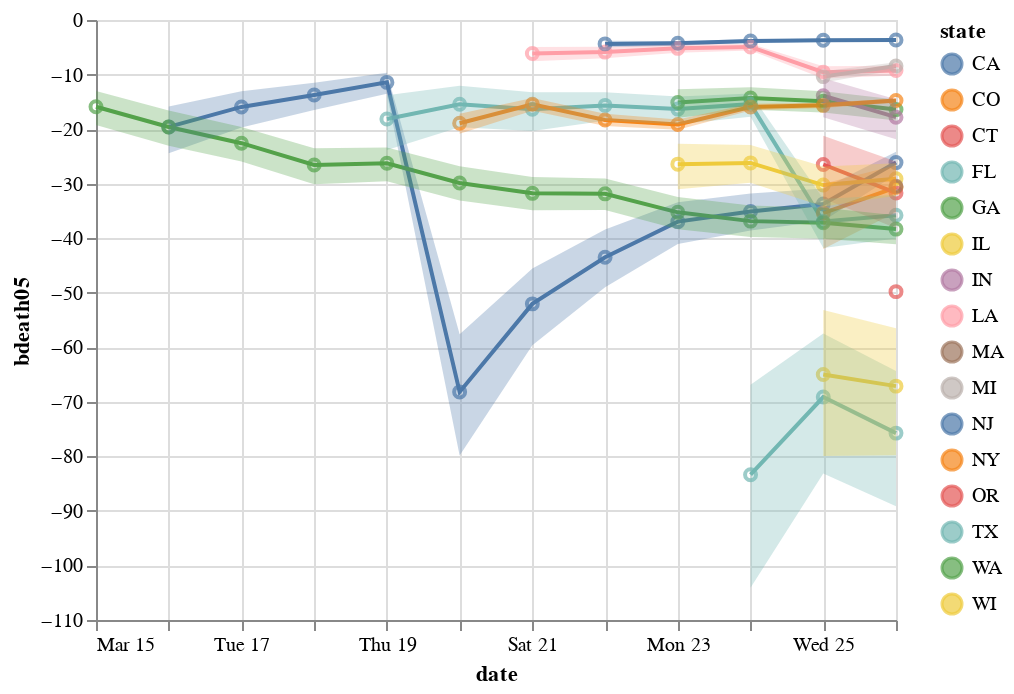

Write notebook code for a chart like this one.
### Code cell
color = 'state'
x = 'date'
# y = 'pdel50'
y = 'perc_delayed'

pdf = ddelayed

h = Chart(pdf).mark_line().encode(
    x=A.X(x, title=x),
    y=A.Y(y, title=y),
    color=color,
    tooltip=[color, x, y]
)

h2 = h.encode(y=c.prev_perc_delayed, tooltip=[color, x, y, c.prev_perc_delayed])
h2 = (h2 + h2.mark_point())

h3 = h.encode(y=c.pdel50, tooltip=[color, x, y, c.pdel50])
h3 = (h3 + h3.mark_point())

r1 = h3 + h.mark_errorband().encode(y='pdel05', y2='pdel95') | h2
r2 = (h + h.mark_point())

r3 = h.encode(y='bdeath50').pipe(add_point) + h.mark_errorband().encode(y='bdeath05', y2='bdeath95')
# bdeath05 	bdeath50 	bdeath95

r1 & r2
r3

### Figure 1 — Vega-Lite specification as saved in the notebook (floating-point values rounded to 4 significant figures)
{"$schema": "https://vega.github.io/schema/vega-lite/v3.4.0.json", "config": {"mark": {"tooltip": null}, "view": {"height": 300, "width": 400}}, "data": {"name": "data-d958033a5c292e39d4db7f045ac835f2"}, "datasets": {"data-d958033a5c292e39d4db7f045ac835f2": [{"bdeath05": -24.41, "bdeath50": -19.6, "bdeath95": -15.85, "date": "2020-03-16T00:00:00", "death": 6, "pdel05": 0.1628, "pdel50": 0.1802, "pdel95": 0.1981, "perc_delayed": 0.1807, "pos_delayed": 202, "positive": 335, "prev_perc_delayed": 0.1807, "state": "CA", "tot_delayed": 1118, "total": 8316}, {"bdeath05": -19.69, "bdeath50": -15.94, "bdeath95": -13.05, "date": "2020-03-17T00:00:00", "death": 11, "pdel05": 0.163, "pdel50": 0.1805, "pdel95": 0.1985, "perc_delayed": 0.1807, "pos_delayed": 202, "positive": 483, "prev_perc_delayed": 0.1807, "state": "CA", "tot_delayed": 1118, "total": 8464}, {"bdeath05": -16.49, "bdeath50": -13.77, "bdeath95": -11.5, "date": "2020-03-18T00:00:00", "death": 13, "pdel05": 0.1952, "pdel50": 0.2133, "pdel95": 0.2332, "perc_delayed": 0.2158, "pos_delayed": 252, "positive": 611, "prev_perc_delayed": 0.1807, "state": "CA", "tot_delayed": 1168, "total": 8592}, {"bdeath05": -13.53, "bdeath50": -11.44, "bdeath95": -9.673, "date": "2020-03-19T00:00:00", "death": 18, "pdel05": 0.2216, "pdel50": 0.2401, "pdel95": 0.2608, "perc_delayed": 0.2423, "pos_delayed": 293, "positive": 924, "prev_perc_delayed": 0.2158, "state": "CA", "tot_delayed": 1209, "total": 9711}, {"bdeath05": -79.86, "bdeath50": -68.18, "bdeath95": -57.63, "date": "2020-03-20T00:00:00", "death": 20, "pdel05": 0.03724, "pdel50": 0.0406, "pdel95": 0.0444, "perc_delayed": 0.04028, "pos_delayed": 335, "positive": 1063, "prev_perc_delayed": 0.2423, "state": "CA", "tot_delayed": 8316, "total": 11487}, {"bdeath05": -59.63, "bdeath50": -52.04, "bdeath95": -45.56, "date": "2020-03-21T00:00:00", "death": 24, "pdel05": 0.05297, "pdel50": 0.05696, "pdel95": 0.0611, "perc_delayed": 0.05707, "pos_delayed": 483, "positive": 1279, "prev_perc_delayed": 0.04028, "state": "CA", "tot_delayed": 8464, "total": 12528}, {"bdeath05": -49.0, "bdeath50": -43.49, "bdeath95": -38.4, "date": "2020-03-22T00:00:00", "death": 27, "pdel05": 0.0666, "pdel50": 0.07093, "pdel95": 0.07574, "perc_delayed": 0.07111, "pos_delayed": 611, "positive": 1536, "prev_perc_delayed": 0.05707, "state": "CA", "tot_delayed": 8592, "total": 12840}, {"bdeath05": -41.05, "bdeath50": -36.97, "bdeath95": -33.41, "date": "2020-03-23T00:00:00", "death": 27, "pdel05": 0.0904, "pdel50": 0.09504, "pdel95": 0.09991, "perc_delayed": 0.09515, "pos_delayed": 924, "positive": 1733, "prev_perc_delayed": 0.07111, "state": "CA", "tot_delayed": 9711, "total": 26400}, {"bdeath05": -38.58, "bdeath50": -35.09, "bdeath95": -31.82, "date": "2020-03-24T00:00:00", "death": 40, "pdel05": 0.08805, "pdel50": 0.09251, "pdel95": 0.0971, "perc_delayed": 0.09254, "pos_delayed": 1063, "positive": 2102, "prev_perc_delayed": 0.09515, "state": "CA", "tot_delayed": 11487, "total": 27654}, {"bdeath05": -36.83, "bdeath50": -33.75, "bdeath95": -30.91, "date": "2020-03-25T00:00:00", "death": 40, "pdel05": 0.0978, "pdel50": 0.1021, "pdel95": 0.1065, "perc_delayed": 0.1021, "pos_delayed": 1279, "positive": 2102, "prev_perc_delayed": 0.09254, "state": "CA", "tot_delayed": 12528, "total": 27654}, {"bdeath05": -28.32, "bdeath50": -26.14, "bdeath95": -24.17, "date": "2020-03-26T00:00:00", "death": 65, "pdel05": 0.1147, "pdel50": 0.1196, "pdel95": 0.1242, "perc_delayed": 0.1196, "pos_delayed": 1536, "positive": 3006, "prev_perc_delayed": 0.1021, "state": "CA", "tot_delayed": 12840, "total": 77786}, {"bdeath05": -42.0, "bdeath50": -35.39, "bdeath95": -30.04, "date": "2020-03-25T00:00:00", "death": 11, "pdel05": 0.09076, "pdel50": 0.09864, "pdel95": 0.1067, "perc_delayed": 0.09864, "pos_delayed": 363, "positive": 912, "prev_perc_delayed": 0.09864, "state": "CO", "tot_delayed": 3680, "total": 7701}, {"bdeath05": -35.27, "bdeath50": -30.68, "bdeath95": -26.64, "date": "2020-03-26T00:00:00", "death": 19, "pdel05": 0.09692, "pdel50": 0.1044, "pdel95": 0.1119, "perc_delayed": 0.1044, "pos_delayed": 475, "positive": 1086, "prev_perc_delayed": 0.09864, "state": "CO", "tot_delayed": 4550, "total": 8064}, {"bdeath05": -32.72, "bdeath50": -26.49, "bdeath95": -21.24, "date": "2020-03-25T00:00:00", "death": 19, "pdel05": 0.07469, "pdel50": 0.08429, "pdel95": 0.09404, "perc_delayed": 0.08435, "pos_delayed": 194, "positive": 875, "prev_perc_delayed": 0.08435, "state": "CT", "tot_delayed": 2300, "total": 5898}, {"bdeath05": -38.16, "bdeath50": -31.71, "bdeath95": -25.96, "date": "2020-03-26T00:00:00", "death": 21, "pdel05": 0.06473, "pdel50": 0.07196, "pdel95": 0.07954, "perc_delayed": 0.07194, "pos_delayed": 223, "positive": 1012, "prev_perc_delayed": 0.08435, "state": "CT", "tot_delayed": 3100, "total": 6637}, {"bdeath05": -23.81, "bdeath50": -18.15, "bdeath95": -13.8, "date": "2020-03-19T00:00:00", "death": 8, "pdel05": 0.1262, "pdel50": 0.146, "pdel95": 0.1664, "perc_delayed": 0.1461, "pos_delayed": 116, "positive": 390, "prev_perc_delayed": 0.1461, "state": "FL", "tot_delayed": 794, "total": 2942}, {"bdeath05": -19.68, "bdeath50": -15.45, "bdeath95": -12.08, "date": "2020-03-20T00:00:00", "death": 10, "pdel05": 0.148, "pdel50": 0.1686, "pdel95": 0.19, "perc_delayed": 0.1709, "pos_delayed": 141, "positive": 520, "prev_perc_delayed": 0.1461, "state": "FL", "tot_delayed": 825, "total": 3416}, {"bdeath05": -20.35, "bdeath50": -16.36, "bdeath95": -13.25, "date": "2020-03-21T00:00:00", "death": 12, "pdel05": 0.1478, "pdel50": 0.165, "pdel95": 0.183, "perc_delayed": 0.1652, "pos_delayed": 186, "positive": 658, "prev_perc_delayed": 0.1709, "state": "FL", "tot_delayed": 1126, "total": 8239}, {"bdeath05": -18.47, "bdeath50": -15.65, "bdeath95": -13.24, "date": "2020-03-22T00:00:00", "death": 13, "pdel05": 0.1865, "pdel50": 0.2022, "pdel95": 0.219, "perc_delayed": 0.204, "pos_delayed": 314, "positive": 830, "prev_perc_delayed": 0.1652, "state": "FL", "tot_delayed": 1539, "total": 9783}, {"bdeath05": -19.09, "bdeath50": -16.34, "bdeath95": -14.03, "date": "2020-03-23T00:00:00", "death": 14, "pdel05": 0.1881, "pdel50": 0.2025, "pdel95": 0.2182, "perc_delayed": 0.2028, "pos_delayed": 390, "positive": 1171, "prev_perc_delayed": 0.204, "state": "FL", "tot_delayed": 1923, "total": 13094}, {"bdeath05": -17.73, "bdeath50": -15.44, "bdeath95": -13.49, "date": "2020-03-24T00:00:00", "death": 18, "pdel05": 0.2036, "pdel50": 0.2169, "pdel95": 0.231, "perc_delayed": 0.2176, "pos_delayed": 520, "positive": 1412, "prev_perc_delayed": 0.2028, "state": "FL", "tot_delayed": 2390, "total": 15547}, {"bdeath05": -41.81, "bdeath50": -36.93, "bdeath95": -32.81, "date": "2020-03-25T00:00:00", "death": 22, "pdel05": 0.08601, "pdel50": 0.09154, "pdel95": 0.0972, "perc_delayed": 0.09092, "pos_delayed": 658, "positive": 1682, "prev_perc_delayed": 0.2176, "state": "FL", "tot_delayed": 7237, "total": 18289}, {"bdeath05": -40.04, "bdeath50": -35.79, "bdeath95": -32.03, "date": "2020-03-26T00:00:00", "death": 28, "pdel05": 0.08902, "pdel50": 0.09398, "pdel95": 0.09931, "perc_delayed": 0.0941, "pos_delayed": 830, "positive": 2355, "prev_perc_delayed": 0.09092, "state": "FL", "tot_delayed": 8820, "total": 27539}, {"bdeath05": -17.91, "bdeath50": -15.12, "bdeath95": -12.69, "date": "2020-03-23T00:00:00", "death": 25, "pdel05": 0.1432, "pdel50": 0.1565, "pdel95": 0.1704, "perc_delayed": 0.1567, "pos_delayed": 287, "positive": 772, "prev_perc_delayed": 0.1567, "state": "GA", "tot_delayed": 1831, "total": 5069}, {"bdeath05": -16.47, "bdeath50": -14.29, "bdeath95": -12.32, "date": "2020-03-24T00:00:00", "death": 32, "pdel05": 0.1627, "pdel50": 0.1755, "pdel95": 0.1884, "perc_delayed": 0.176, "pos_delayed": 420, "positive": 1026, "prev_perc_delayed": 0.1567, "state": "GA", "tot_delayed": 2386, "total": 5484}, {"bdeath05": -16.94, "bdeath50": -14.89, "bdeath95": -13.09, "date": "2020-03-25T00:00:00", "death": 40, "pdel05": 0.1549, "pdel50": 0.1658, "pdel95": 0.1769, "perc_delayed": 0.1655, "pos_delayed": 507, "positive": 1247, "prev_perc_delayed": 0.176, "state": "GA", "tot_delayed": 3064, "total": 6179}, {"bdeath05": -18.42, "bdeath50": -16.43, "bdeath95": -14.56, "date": "2020-03-26T00:00:00", "death": 48, "pdel05": 0.1408, "pdel50": 0.1495, "pdel95": 0.1584, "perc_delayed": 0.1493, "pos_delayed": 600, "positive": 1525, "prev_perc_delayed": 0.1655, "state": "GA", "tot_delayed": 4020, "total": 8926}, {"bdeath05": -31.03, "bdeath50": -26.43, "bdeath95": -22.68, "date": "2020-03-23T00:00:00", "death": 12, "pdel05": 0.1252, "pdel50": 0.135, "pdel95": 0.145, "perc_delayed": 0.1352, "pos_delayed": 426, "positive": 1285, "prev_perc_delayed": 0.1352, "state": "IL", "tot_delayed": 3151, "total": 9868}, {"bdeath05": -29.82, "bdeath50": -26.2, "bdeath95": -22.9, "date": "2020-03-24T00:00:00", "death": 16, "pdel05": 0.1292, "pdel50": 0.1376, "pdel95": 0.1463, "perc_delayed": 0.1377, "pos_delayed": 590, "positive": 1551, "prev_perc_delayed": 0.1352, "state": "IL", "tot_delayed": 4286, "total": 11485}, {"bdeath05": -34.18, "bdeath50": -30.26, "bdeath95": -26.87, "date": "2020-03-25T00:00:00", "death": 19, "pdel05": 0.1148, "pdel50": 0.1216, "pdel95": 0.1284, "perc_delayed": 0.1215, "pos_delayed": 759, "positive": 1865, "prev_perc_delayed": 0.1377, "state": "IL", "tot_delayed": 6247, "total": 14209}, {"bdeath05": -32.22, "bdeath50": -29.1, "bdeath95": -26.26, "date": "2020-03-26T00:00:00", "death": 26, "pdel05": 0.1212, "pdel50": 0.1269, "pdel95": 0.1329, "perc_delayed": 0.127, "pos_delayed": 1058, "positive": 2538, "prev_perc_delayed": 0.1215, "state": "IL", "tot_delayed": 8329, "total": 16631}, {"bdeath05": -17.83, "bdeath50": -13.88, "bdeath95": -10.7, "date": "2020-03-25T00:00:00", "death": 14, "pdel05": 0.1317, "pdel50": 0.151, "pdel95": 0.1705, "perc_delayed": 0.1513, "pos_delayed": 126, "positive": 477, "prev_perc_delayed": 0.1513, "state": "IN", "tot_delayed": 833, "total": 3356}, {"bdeath05": -21.87, "bdeath50": -17.81, "bdeath95": -14.53, "date": "2020-03-26T00:00:00", "death": 17, "pdel05": 0.1211, "pdel50": 0.1348, "pdel95": 0.1498, "perc_delayed": 0.1345, "pos_delayed": 201, "positive": 645, "prev_perc_delayed": 0.1513, "state": "IN", "tot_delayed": 1494, "total": 4651}, {"bdeath05": -7.54, "bdeath50": -6.14, "bdeath95": -4.97, "date": "2020-03-21T00:00:00", "death": 16, "pdel05": 0.3399, "pdel50": 0.3732, "pdel95": 0.4062, "perc_delayed": 0.3742, "pos_delayed": 171, "positive": 585, "prev_perc_delayed": 0.3742, "state": "LA", "tot_delayed": 457, "total": 2765}, {"bdeath05": -7.034, "bdeath50": -5.884, "bdeath95": -4.912, "date": "2020-03-22T00:00:00", "death": 20, "pdel05": 0.3794, "pdel50": 0.4095, "pdel95": 0.4412, "perc_delayed": 0.4174, "pos_delayed": 240, "positive": 837, "prev_perc_delayed": 0.3742, "state": "LA", "tot_delayed": 575, "total": 3498}, {"bdeath05": -6.005, "bdeath50": -5.2, "bdeath95": -4.475, "date": "2020-03-23T00:00:00", "death": 34, "pdel05": 0.4015, "pdel50": 0.4287, "pdel95": 0.4562, "perc_delayed": 0.4311, "pos_delayed": 347, "positive": 1172, "prev_perc_delayed": 0.4174, "state": "LA", "tot_delayed": 805, "total": 5948}, {"bdeath05": -5.614, "bdeath50": -4.945, "bdeath95": -4.368, "date": "2020-03-24T00:00:00", "death": 46, "pdel05": 0.4316, "pdel50": 0.4544, "pdel95": 0.4767, "perc_delayed": 0.4575, "pos_delayed": 479, "positive": 1388, "prev_perc_delayed": 0.4311, "state": "LA", "tot_delayed": 1047, "total": 8603}, {"bdeath05": -10.72, "bdeath50": -9.559, "bdeath95": -8.5, "date": "2020-03-25T00:00:00", "death": 65, "pdel05": 0.2053, "pdel50": 0.2181, "pdel95": 0.2312, "perc_delayed": 0.2116, "pos_delayed": 585, "positive": 1795, "prev_perc_delayed": 0.4575, "state": "LA", "tot_delayed": 2765, "total": 11451}, {"bdeath05": -10.19, "bdeath50": -9.252, "bdeath95": -8.401, "date": "2020-03-26T00:00:00", "death": 83, "pdel05": 0.2272, "pdel50": 0.2387, "pdel95": 0.25, "perc_delayed": 0.2393, "pos_delayed": 837, "positive": 2305, "prev_perc_delayed": 0.2116, "state": "LA", "tot_delayed": 3498, "total": 18029}, {"bdeath05": -34.35, "bdeath50": -30.48, "bdeath95": -26.98, "date": "2020-03-26T00:00:00", "death": 25, "pdel05": 0.09943, "pdel50": 0.1057, "pdel95": 0.1124, "perc_delayed": 0.1058, "pos_delayed": 646, "positive": 2417, "prev_perc_delayed": 0.1058, "state": "MA", "tot_delayed": 6105, "total": 23621}, {"bdeath05": -11.46, "bdeath50": -10.38, "bdeath95": -9.39, "date": "2020-03-25T00:00:00", "death": 43, "pdel05": 0.2623, "pdel50": 0.2754, "pdel95": 0.2885, "perc_delayed": 0.2756, "pos_delayed": 787, "positive": 2294, "prev_perc_delayed": 0.2756, "state": "MI", "tot_delayed": 2856, "total": 4363}, {"bdeath05": -9.192, "bdeath50": -8.431, "bdeath95": -7.731, "date": "2020-03-26T00:00:00", "death": 60, "pdel05": 0.318, "pdel50": 0.3313, "pdel95": 0.3452, "perc_delayed": 0.3334, "pos_delayed": 1035, "positive": 2856, "prev_perc_delayed": 0.2756, "state": "MI", "tot_delayed": 3104, "total": 9406}, {"bdeath05": -4.999, "bdeath50": -4.379, "bdeath95": -3.823, "date": "2020-03-22T00:00:00", "death": 20, "pdel05": 0.6618, "pdel50": 0.6909, "pdel95": 0.7198, "perc_delayed": 0.6921, "pos_delayed": 427, "positive": 1914, "prev_perc_delayed": 0.6921, "state": "NJ", "tot_delayed": 617, "total": 2290}, {"bdeath05": -4.723, "bdeath50": -4.258, "bdeath95": -3.846, "date": "2020-03-23T00:00:00", "death": 27, "pdel05": 0.7497, "pdel50": 0.7718, "pdel95": 0.7929, "perc_delayed": 0.7794, "pos_delayed": 742, "positive": 2844, "prev_perc_delayed": 0.6921, "state": "NJ", "tot_delayed": 952, "total": 3297}, {"bdeath05": -4.185, "bdeath50": -3.846, "bdeath95": -3.52, "date": "2020-03-24T00:00:00", "death": 44, "pdel05": 0.7515, "pdel50": 0.7711, "pdel95": 0.7902, "perc_delayed": 0.7712, "pos_delayed": 890, "positive": 3675, "prev_perc_delayed": 0.7794, "state": "NJ", "tot_delayed": 1154, "total": 12045}, {"bdeath05": -3.983, "bdeath50": -3.703, "bdeath95": -3.445, "date": "2020-03-25T00:00:00", "death": 62, "pdel05": 0.8009, "pdel50": 0.8165, "pdel95": 0.8317, "perc_delayed": 0.8186, "pos_delayed": 1327, "positive": 4402, "prev_perc_delayed": 0.7712, "state": "NJ", "tot_delayed": 1621, "total": 14854}, {"bdeath05": -3.906, "bdeath50": -3.661, "bdeath95": -3.439, "date": "2020-03-26T00:00:00", "death": 81, "pdel05": 0.8406, "pdel50": 0.8529, "pdel95": 0.8644, "perc_delayed": 0.8541, "pos_delayed": 1914, "positive": 6876, "prev_perc_delayed": 0.8186, "state": "NJ", "tot_delayed": 2241, "total": 20537}, {"bdeath05": -20.87, "bdeath50": -18.92, "bdeath95": -17.17, "date": "2020-03-20T00:00:00", "death": 35, "pdel05": 0.1649, "pdel50": 0.1729, "pdel95": 0.1811, "perc_delayed": 0.1729, "pos_delayed": 950, "positive": 7102, "prev_perc_delayed": 0.1729, "state": "NY", "tot_delayed": 5493, "total": 32427}, {"bdeath05": -16.65, "bdeath50": -15.46, "bdeath95": -14.31, "date": "2020-03-21T00:00:00", "death": 44, "pdel05": 0.2273, "pdel50": 0.2351, "pdel95": 0.2433, "perc_delayed": 0.2359, "pos_delayed": 1700, "positive": 10356, "prev_perc_delayed": 0.1729, "state": "NY", "tot_delayed": 7206, "total": 45437}, {"bdeath05": -19.44, "bdeath50": -18.32, "bdeath95": -17.21, "date": "2020-03-22T00:00:00", "death": 114, "pdel05": 0.1585, "pdel50": 0.1634, "pdel95": 0.1686, "perc_delayed": 0.1632, "pos_delayed": 2382, "positive": 15168, "prev_perc_delayed": 0.2359, "state": "NY", "tot_delayed": 14597, "total": 61401}, {"bdeath05": -20.11, "bdeath50": -19.16, "bdeath95": -18.25, "date": "2020-03-23T00:00:00", "death": 114, "pdel05": 0.1821, "pdel50": 0.1863, "pdel95": 0.1904, "perc_delayed": 0.1863, "pos_delayed": 4152, "positive": 20875, "prev_perc_delayed": 0.1632, "state": "NY", "tot_delayed": 22284, "total": 78289}, {"bdeath05": -16.57, "bdeath50": -15.96, "bdeath95": -15.35, "date": "2020-03-24T00:00:00", "death": 210, "pdel05": 0.2151, "pdel50": 0.2189, "pdel95": 0.2229, "perc_delayed": 0.219, "pos_delayed": 7102, "positive": 25665, "prev_perc_delayed": 0.1863, "state": "NY", "tot_delayed": 32427, "total": 91270}, {"bdeath05": -16.15, "bdeath50": -15.65, "bdeath95": -15.16, "date": "2020-03-25T00:00:00", "death": 285, "pdel05": 0.2246, "pdel50": 0.2279, "pdel95": 0.2311, "perc_delayed": 0.2279, "pos_delayed": 10356, "positive": 30811, "prev_perc_delayed": 0.219, "state": "NY", "tot_delayed": 45437, "total": 103479}, {"bdeath05": -15.17, "bdeath50": -14.77, "bdeath95": -14.4, "date": "2020-03-26T00:00:00", "death": 385, "pdel05": 0.2442, "pdel50": 0.247, "pdel95": 0.2499, "perc_delayed": 0.247, "pos_delayed": 15168, "positive": 37258, "prev_perc_delayed": 0.2279, "state": "NY", "tot_delayed": 61401, "total": 122104}, {"bdeath05": -62.76, "bdeath50": -49.8, "bdeath95": -39.19, "date": "2020-03-26T00:00:00", "death": 11, "pdel05": 0.0468, "pdel50": 0.0531, "pdel95": 0.0599, "perc_delayed": 0.05322, "pos_delayed": 161, "positive": 327, "prev_perc_delayed": 0.05322, "state": "OR", "tot_delayed": 3025, "total": 7280}, {"bdeath05": -104.1, "bdeath50": -83.37, "bdeath95": -66.88, "date": "2020-03-24T00:00:00", "death": 9, "pdel05": 0.03266, "pdel50": 0.03672, "pdel95": 0.04101, "perc_delayed": 0.03676, "pos_delayed": 194, "positive": 410, "prev_perc_delayed": 0.03676, "state": "TX", "tot_delayed": 5277, "total": 11167}, {"bdeath05": -83.14, "bdeath50": -69.12, "bdeath95": -57.49, "date": "2020-03-25T00:00:00", "death": 12, "pdel05": 0.04224, "pdel50": 0.04652, "pdel95": 0.05106, "perc_delayed": 0.04661, "pos_delayed": 304, "positive": 974, "prev_perc_delayed": 0.03676, "state": "TX", "tot_delayed": 6522, "total": 13494}, {"bdeath05": -89.16, "bdeath50": -75.74, "bdeath95": -64.34, "date": "2020-03-26T00:00:00", "death": 18, "pdel05": 0.03472, "pdel50": 0.03812, "pdel95": 0.04163, "perc_delayed": 0.03815, "pos_delayed": 334, "positive": 1396, "prev_perc_delayed": 0.04661, "state": "TX", "tot_delayed": 8756, "total": 21424}, {"bdeath05": -19.23, "bdeath50": -15.89, "bdeath95": -13.0, "date": "2020-03-15T00:00:00", "death": 40, "pdel05": 0.0991, "pdel50": 0.1093, "pdel95": 0.1202, "perc_delayed": 0.1093, "pos_delayed": 267, "positive": 642, "prev_perc_delayed": 0.1093, "state": "WA", "tot_delayed": 2442, "total": 7764}, {"bdeath05": -23.06, "bdeath50": -19.61, "bdeath95": -16.58, "date": "2020-03-16T00:00:00", "death": 42, "pdel05": 0.09156, "pdel50": 0.09992, "pdel95": 0.1086, "perc_delayed": 0.09988, "pos_delayed": 337, "positive": 769, "prev_perc_delayed": 0.1093, "state": "WA", "tot_delayed": 3374, "total": 10220}, {"bdeath05": -25.94, "bdeath50": -22.59, "bdeath95": -19.63, "date": "2020-03-17T00:00:00", "death": 48, "pdel05": 0.08828, "pdel50": 0.09506, "pdel95": 0.1023, "perc_delayed": 0.09507, "pos_delayed": 457, "positive": 904, "prev_perc_delayed": 0.09988, "state": "WA", "tot_delayed": 4807, "total": 12486}, {"bdeath05": -30.09, "bdeath50": -26.57, "bdeath95": -23.51, "date": "2020-03-18T00:00:00", "death": 52, "pdel05": 0.08094, "pdel50": 0.0865, "pdel95": 0.09229, "perc_delayed": 0.08647, "pos_delayed": 568, "positive": 1012, "prev_perc_delayed": 0.09507, "state": "WA", "tot_delayed": 6569, "total": 14129}, {"bdeath05": -29.56, "bdeath50": -26.25, "bdeath95": -23.36, "date": "2020-03-19T00:00:00", "death": 66, "pdel05": 0.07763, "pdel50": 0.08259, "pdel95": 0.08777, "perc_delayed": 0.08269, "pos_delayed": 642, "positive": 1187, "prev_perc_delayed": 0.08647, "state": "WA", "tot_delayed": 7764, "total": 17105}, {"bdeath05": -33.07, "bdeath50": -29.88, "bdeath95": -26.81, "date": "2020-03-20T00:00:00", "death": 74, "pdel05": 0.07111, "pdel50": 0.0752, "pdel95": 0.07959, "perc_delayed": 0.07524, "pos_delayed": 769, "positive": 1376, "prev_perc_delayed": 0.08269, "state": "WA", "tot_delayed": 10220, "total": 20712}, {"bdeath05": -34.87, "bdeath50": -31.78, "bdeath95": -28.78, "date": "2020-03-21T00:00:00", "death": 83, "pdel05": 0.0687, "pdel50": 0.07234, "pdel95": 0.07623, "perc_delayed": 0.0724, "pos_delayed": 904, "positive": 1524, "prev_perc_delayed": 0.07524, "state": "WA", "tot_delayed": 12486, "total": 23243}, {"bdeath05": -34.81, "bdeath50": -31.87, "bdeath95": -29.06, "date": "2020-03-22T00:00:00", "death": 94, "pdel05": 0.06819, "pdel50": 0.07157, "pdel95": 0.07512, "perc_delayed": 0.07163, "pos_delayed": 1012, "positive": 1793, "prev_perc_delayed": 0.0724, "state": "WA", "tot_delayed": 14129, "total": 27121}, {"bdeath05": -38.35, "bdeath50": -35.26, "bdeath95": -32.47, "date": "2020-03-23T00:00:00", "death": 95, "pdel05": 0.06617, "pdel50": 0.06936, "pdel95": 0.07255, "perc_delayed": 0.06939, "pos_delayed": 1187, "positive": 1996, "prev_perc_delayed": 0.07163, "state": "WA", "tot_delayed": 17105, "total": 30875}, {"bdeath05": -39.78, "bdeath50": -36.87, "bdeath95": -34.0, "date": "2020-03-24T00:00:00", "death": 110, "pdel05": 0.06358, "pdel50": 0.06643, "pdel95": 0.06928, "perc_delayed": 0.06643, "pos_delayed": 1376, "positive": 2221, "prev_perc_delayed": 0.06939, "state": "WA", "tot_delayed": 20712, "total": 33933}, {"bdeath05": -40.11, "bdeath50": -37.16, "bdeath95": -34.41, "date": "2020-03-25T00:00:00", "death": 123, "pdel05": 0.06289, "pdel50": 0.06552, "pdel95": 0.0683, "perc_delayed": 0.06557, "pos_delayed": 1524, "positive": 2469, "prev_perc_delayed": 0.06643, "state": "WA", "tot_delayed": 23243, "total": 34181}, {"bdeath05": -41.11, "bdeath50": -38.34, "bdeath95": -35.81, "date": "2020-03-26T00:00:00", "death": 132, "pdel05": 0.06367, "pdel50": 0.0661, "pdel95": 0.06859, "perc_delayed": 0.06611, "pos_delayed": 1793, "positive": 2580, "prev_perc_delayed": 0.06557, "state": "WA", "tot_delayed": 27121, "total": 34292}, {"bdeath05": -79.91, "bdeath50": -64.99, "bdeath95": -53.15, "date": "2020-03-25T00:00:00", "death": 7, "pdel05": 0.05181, "pdel50": 0.05719, "pdel95": 0.06283, "perc_delayed": 0.05724, "pos_delayed": 281, "positive": 585, "prev_perc_delayed": 0.05724, "state": "WI", "tot_delayed": 4909, "total": 10674}, {"bdeath05": -79.8, "bdeath50": -67.13, "bdeath95": -56.49, "date": "2020-03-26T00:00:00", "death": 8, "pdel05": 0.05337, "pdel50": 0.05809, "pdel95": 0.06283, "perc_delayed": 0.0582, "pos_delayed": 385, "positive": 707, "prev_perc_delayed": 0.05724, "state": "WI", "tot_delayed": 6615, "total": 12290}]}, "layer": [{"encoding": {"color": {"field": "state", "type": "nominal"}, "tooltip": [{"field": "state", "type": "nominal"}, {"field": "date", "type": "temporal"}, {"field": "perc_delayed", "type": "quantitative"}], "x": {"field": "date", "title": "date", "type": "temporal"}, "y": {"field": "bdeath50", "type": "quantitative"}}, "mark": "line"}, {"encoding": {"color": {"field": "state", "type": "nominal"}, "tooltip": [{"field": "state", "type": "nominal"}, {"field": "date", "type": "temporal"}, {"field": "perc_delayed", "type": "quantitative"}], "x": {"field": "date", "title": "date", "type": "temporal"}, "y": {"field": "bdeath50", "type": "quantitative"}}, "mark": "point"}, {"encoding": {"color": {"field": "state", "type": "nominal"}, "tooltip": [{"field": "state", "type": "nominal"}, {"field": "date", "type": "temporal"}, {"field": "perc_delayed", "type": "quantitative"}], "x": {"field": "date", "title": "date", "type": "temporal"}, "y": {"field": "bdeath05", "type": "quantitative"}, "y2": {"field": "bdeath95"}}, "mark": "errorband"}]}
